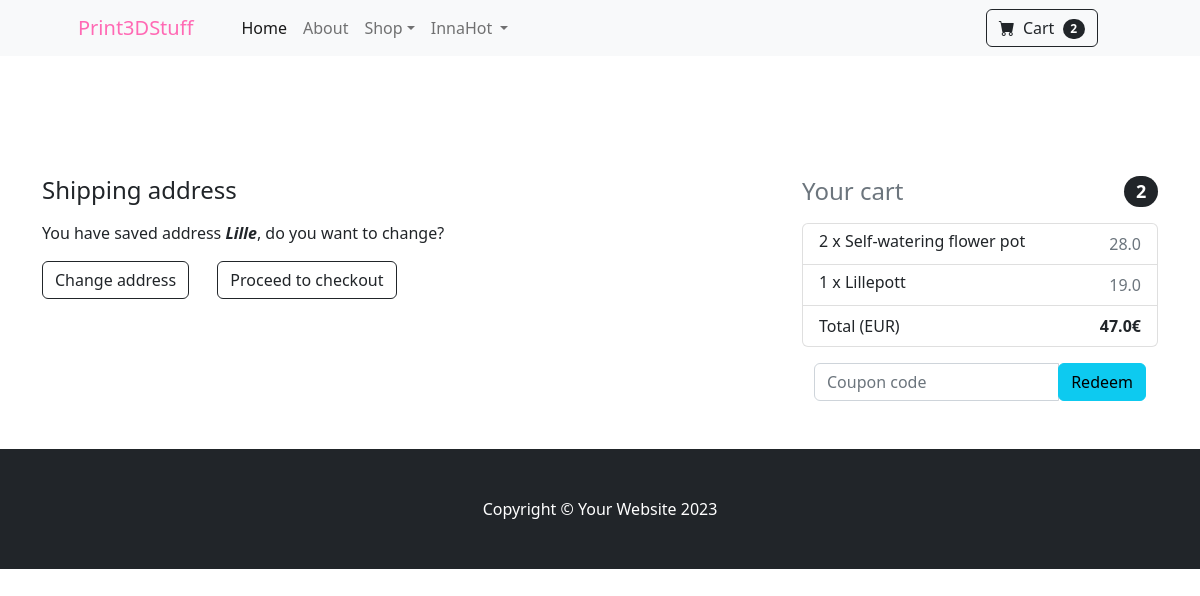
Page /shipping-address/ (signed in) on the committed database.
### mainapp/models.py (models this page shows, shortened)
class Order(models.Model):
    user = models.ForeignKey(User, on_delete=models.CASCADE)
    order_ref = models.CharField(max_length=20)
    items = models.ManyToManyField(OrderItem)
    ordered_date = models.DateTimeField()
    ordered = models.BooleanField(default=False)
    billing_address = models.ForeignKey('BillingAddress', on_delete=models.SET_NULL, blank=True, null=True)
    coupon = models.ForeignKey('Coupon', on_delete=models.SET_NULL, blank=True, null=True)
    payment = models.ForeignKey('Payment', on_delete=models.SET_NULL, blank=True, null=True)
    delivered = models.BooleanField(default=False)
    received = models.BooleanField(default=False)
    refund_requested = models.BooleanField(default=False)
    refund_granted = models.BooleanField(default=False)
    def total_price(self):
        total = 0
        for order_item in self.items.all():
            total += order_item.final_price()
        if self.coupon:
            total -= self.coupon.amount
        return total

class BillingAddress(models.Model):
    user = models.ForeignKey(User, on_delete=models.CASCADE)
    street_address = models.CharField(max_length=100)
    apartment = models.CharField(max_length=5)
    country = CountryField(blank_label="(select country)", null=True)
    zip = models.CharField(max_length=10)

class OrderItem(models.Model):
    user = models.ForeignKey(User, on_delete=models.CASCADE)
    ordered = models.BooleanField(default=False)
    item = models.ForeignKey(Item, on_delete=models.CASCADE)
    quantity = models.IntegerField(default=1)
    def total_item_discount_price(self):
        return self.quantity * self.item.discount_price
    def final_price(self):
        if self.item.discount_price:
            return self.total_item_discount_price()
        else:
            return self.total_item_price()

class Item(models.Model):
    title = models.CharField(max_length=100)
    price = models.FloatField()
    discount_price = models.FloatField(blank=True, null=True)
    category = models.CharField(choices=CATEGORY_CHOICES, max_length=5)
    slug = models.SlugField()
    description = models.TextField()
    image = models.ImageField()

### mainapp/views.py (the view, shortened to what this page needs)
# urls.py: path('shipping-address/', views.ShippingAddressView.as_view(), name='shipping'),
class ShippingAddressView(View):
    def get(self, *args, **kwargs):
        try:
            order = Order.objects.get(user=self.request.user, ordered=False)
            form = ShippingAddressForm()
            context = {
                'form': form,
                'order': order,
                'couponform': CouponForm(),
                'display_coupon_form': True,
            }
            return render(self.request, 'shipping_address.html', context)
        except ObjectDoesNotExist:
            messages.warning(self.request, 'You do not have an active order.')
            return redirect('mainapp:summary')

### mainapp/forms.py
class ShippingAddressForm(forms.Form):
    street_address = forms.CharField(widget=forms.TextInput(attrs={
        'class': 'form-control',
        'id': 'floatingInput',
        'placeholder': 'Street name and house number',
    }))
    apartment_address = forms.CharField(widget=forms.TextInput(attrs={
        'class': 'form-control',
        'id': 'floatingApartment',
        'placeholder': 'Apartment',
    }))
    country = CountryField(blank_label='Select Country').formfield(widget=CountrySelectWidget(attrs={
        'class': 'form-control',
        'id': 'floatingSelect',
        'placeholder': 'Select Country',
        'aria-label': 'Select country',
    }))
    zip_code = forms.CharField(widget=forms.TextInput(attrs={
        'class': 'form-control',
        'id': 'floatingZip',
        'placeholder': 'Zip Code',
    }))

class CouponForm(forms.Form):
    code = forms.CharField(widget=forms.TextInput(attrs={
        "class": "form-control",
        "placeholder": "Coupon code"
    }))

### mainapp/templatetags/cart_template.py (called while the page is built)
@register.filter(name="cart_count")
def cart_count(user):
    if user.is_authenticated:
        query_set = Order.objects.filter(user=user, ordered=False)
        if query_set.exists():
            return query_set[0].items.count()
        return 0

### templates/shipping_address.html (shortened to what this page needs)
{% extends 'base.html' %}
{% block content %}
<section class="py-5">
  <div class="container">
    <div class="row">
      <div class="col-md-8">
        <h4 class="mb-3">Shipping address</h4>
        {% if order.billing_address %}
        <p>You have saved address <i><b>{{ order.billing_address.street_address }}</b></i>, do you want to change?</p>
        <a href="{% url 'mainapp:profile' %}" class="btn btn-outline-dark mt-auto me-4">Change address</a>
        <a href="{% url 'mainapp:payment' %}" class="btn btn-outline-dark mt-auto me-4">Proceed to checkout</a>
        {% endif %}
      </div>
      <div class="col-md-4">
        {% include 'cart_snippet.html' %}
      </div>
    </div>
  </div>
</section>
{% endblock %}

### templates/base.html (shortened to what this page needs)
{% load static %}
{% load cart_template %}
<!DOCTYPE html>
<html lang="en">
    <head>
        <link href="https://cdn.jsdelivr.net/npm/bootstrap-icons@1.5.0/font/bootstrap-icons.css" rel="stylesheet" />
        <link href="{% static 'css/styles.css' %}" rel="stylesheet" />
    </head>
    <body>
        <nav class="navbar navbar-expand-lg navbar-light bg-light">
            <div class="container px-4 px-lg-5">
                <a class="navbar-brand" style="color: hotpink;" href="{% url 'mainapp:index' %}">Print3DStuff</a>
                <div class="collapse navbar-collapse" id="navbarSupportedContent">
                    <ul class="navbar-nav me-auto mb-2 mb-lg-0 ms-lg-4">
                        <li class="nav-item"><a class="nav-link active" aria-current="page" href="{% url 'mainapp:index' %}">Home</a></li>
                        <li class="nav-item"><a class="nav-link" href="{% url 'mainapp:about' %}">About</a></li>
                        <li class="nav-item dropdown">
                            <a class="nav-link dropdown-toggle" id="navbarDropdown" href="#" role="button" data-bs-toggle="dropdown" aria-expanded="false">Shop</a>
                        </li>
                        {% if user.is_authenticated %}
                        <li class="nav-item dropdown">
                            <a class="nav-link dropdown-toggle" href="#" role="button" data-bs-toggle="dropdown" aria-expanded="false">
                                {{ user.get_username }}
                            </a>
                        </li>
                        {% else %}
                            <li class="nav-item"><a class="nav-link active" href="{% url 'accounts:login' %}">Sign in</a></li>
                        {% endif %}
                    </ul>
                    <form class="d-flex">
                        <a class="btn btn-outline-dark mt-auto me-4" href="{% url 'mainapp:summary' %}" type="submit">
                            <i class="bi-cart-fill me-1"></i>
                            Cart
                            <span class="badge bg-dark text-white ms-1 rounded-pill">
                                {% if user.is_authenticated %}
                                    {{ user|cart_count }}
                                {% else %}
                                    0
                                {% endif %}
                            </span>
                        </a>
                    </form>
                </div>
            </div>
        </nav>
        <div class="mt-5 pt-4">
        </div>
        {% block content %}
        {% endblock %}
        <footer class="py-5 bg-dark">
            <div class="container"><p class="m-0 text-center text-white">Copyright &copy; Your Website 2023</p></div>
        </footer>
    </body>
</html>

### templates/cart_snippet.html (shortened to what this page needs)
<h4 class="d-flex justify-content-between align-items-center mb-3">
  <span class="text-muted">Your cart</span>
  <span class="badge bg-dark text-white ms-1 rounded-pill">{{ order.items.count }}</span>
</h4>
<ul class="list-group mb-3 z-depth-1">
  {% for order_item in order.items.all %}
  <li class="list-group-item d-flex justify-content-between lh-condensed">
    <div>
      <h6 class="my-0">{{ order_item.quantity }} x {{ order_item.item.title }}</h6>
    </div>
    <span class="text-muted">{{ order_item.final_price }}</span>
  </li>
  {% endfor %}
  <li class="list-group-item d-flex justify-content-between">
    <span>Total (EUR)</span>
    <strong>{{ order.total_price }}€</strong>
  </li>
</ul>
{% if display_coupon_form %}
  <form action="{% url 'mainapp:add-coupon' %}" method="post" autocomplete="off" class="container">
    <div class="input-group">
      {{ couponform.code }}
      <div class="input-group-addon">
        <button class="btn btn-info m-0" type="submit">Redeem</button>
      </div>
    </div>
  </form>
{% endif %}

### rows in the picture
Order: billing_address.street_address "Lille", items.count "2", total_price "47.0"
OrderItem: quantity "2", item "Self-watering flower pot", final_price "28.0"
OrderItem: quantity "1", item "Lillepott", final_price "19.0"

### other values in the picture
{{ user.get_username }} "InnaHot"
{{ user|cart_count }} "2"
